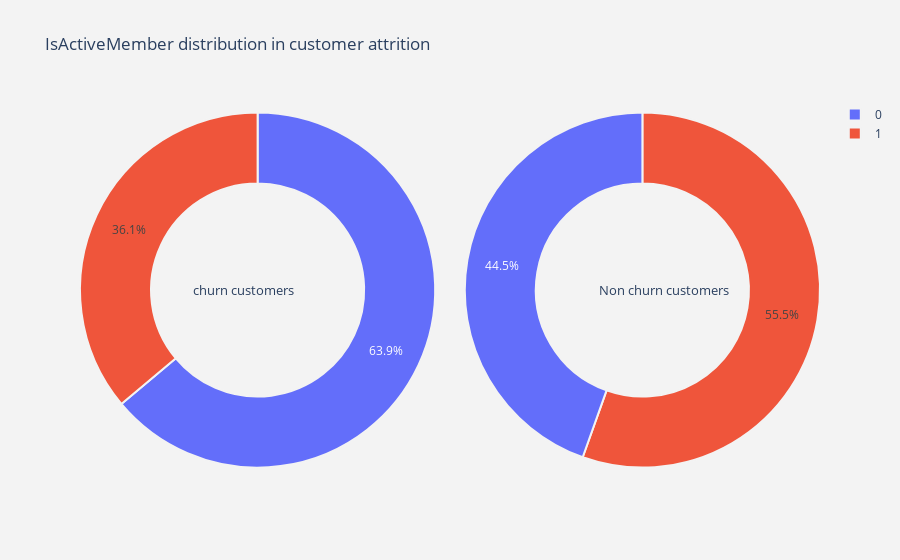

The cell this chart's notebook holds for it:
### Markdown cell above
<h3><b>:::::The user-defined function to visualize the IsActiveMember feature:::::</b></h3><br>
The customized pie function will generate the pie chart for the IsActiveMember feature in the 2-dimensional plane and grouped by the Exited (CLASS LABEL).

### Code cell
plot_pie(categorical_column[4])

### Figure 1 — Plotly figure (JSON) as saved in the notebook; plotly's stock layout.template omitted (floating-point values rounded to 4 significant figures)
{"data": [{"domain": {"x": [0, 0.48]}, "hole": 0.6, "hoverinfo": "label+percent+name", "labels": [0, 1], "marker": {"line": {"color": "rgb(243,243,243)", "width": 2}}, "name": "Churn Customers", "type": "pie", "values": [1302, 735]}, {"domain": {"x": [0.52, 1]}, "hole": 0.6, "hoverinfo": "label+percent+name", "labels": [1, 0], "marker": {"line": {"color": "rgb(243,243,243)", "width": 2}}, "name": "Non churn customers", "type": "pie", "values": [4416, 3547]}], "layout": {"annotations": [{"font": {"size": 13}, "showarrow": false, "text": "churn customers", "x": 0.15, "y": 0.5}, {"font": {"size": 13}, "showarrow": false, "text": "Non churn customers", "x": 0.88, "y": 0.5}], "paper_bgcolor": "rgb(243,243,243)", "plot_bgcolor": "rgb(243,243,243)", "title": {"text": "IsActiveMember distribution in customer attrition "}}}
